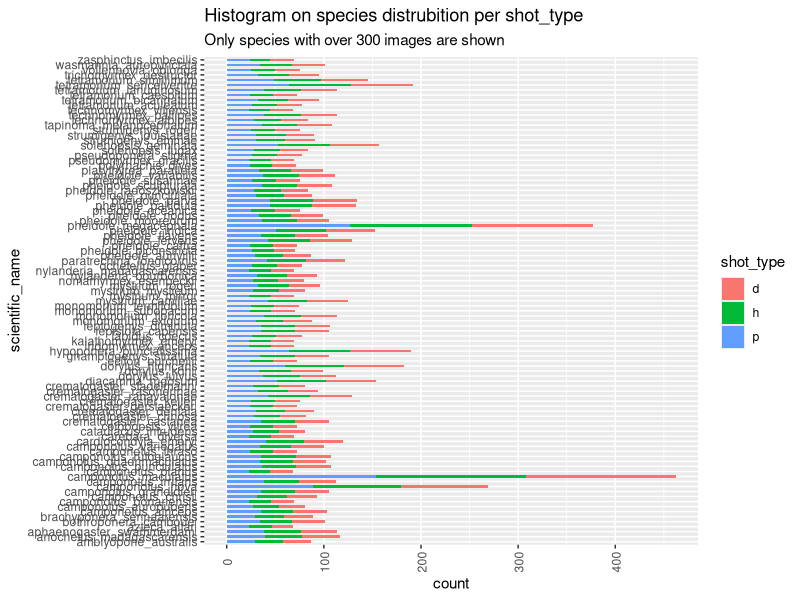

This chart was generated by the following R code: (Note: this script raises an error after producing the figure.)
## ---- chunk 1
setwd("~/Google Drive/4. Biologie/Studie Biologie/Master Year 2/Internship CNN/8. FormicID/FormicID/stat/top101")

library(ggplot2)

top101 <- read.csv('top101.csv')
head(top101)
## ---- chunk 2
# Plot
g <- ggplot(top101, aes(scientific_name))
g + geom_bar(aes(fill = shot_type), width = 0.5) + 
  theme(axis.text.x = element_text(angle = 90, vjust = 0.6)) + 
  labs(title = "Histogram on species distrubition per shot_type", 
       subtitle = "Only species with over 300 images are shown") + 
    coord_flip()
## ---- chunk 3
data_dir <- "~/Google Drive/4. Biologie/Studie Biologie/Master Year 2/Internship CNN/8. FormicID/FormicID/data/2018-01-17_top101-images"
info <- file.info(list.files(path=data_dir, pattern=".jpg", full.names=TRUE))
head(info)

# Convert bytes to kilobytes
info$size2 <- info$size / 1000

# https://www.statmethods.net/graphs/density.html

# Histogram with normal curve plot
size_kb <- info$size2 
cat('The mean size is ', mean(size_kb), 'kb')

summary(size_kb)
boxplot(size_kb)


h<-hist(x, breaks=50, col="red", xlab="File size (kb)", 
  	main="File size distribution of the top 101 most imaged species") 
xfit<-seq(min(x),max(x),length=40) 
yfit<-dnorm(xfit,mean=mean(x),sd=sd(x)) 
yfit <- yfit*diff(h$mids[1:2])*length(x) 
lines(xfit, yfit, col="blue", lwd=2)

# Kernel density plot
d <- density(info$size2)
plot(d, main="File size distribution of the top 101 most imaged species")
polygon(d, col="red", border="blue")

